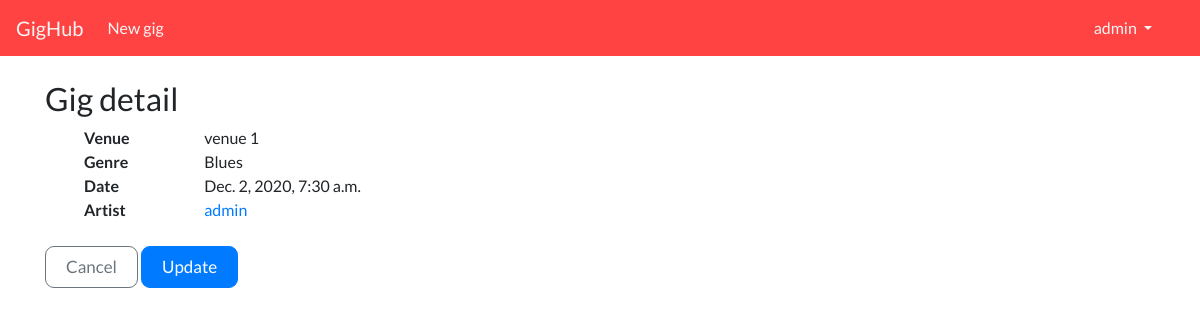
/1/ (signed in), run on the app's committed database.
### gigs/models.py (models this page shows, shortened)
class Gig(models.Model):
    artist = models.ForeignKey(
        User, on_delete=models.CASCADE, related_name='artist')
    dateTime = models.DateTimeField('Date posted', default=timezone.now)
    venue = models.CharField(max_length=200)
    genre = models.ForeignKey(Genre, on_delete=models.CASCADE)
    attendees = models.ManyToManyField(
        User,
        through='Attendance',
    )

class Genre(models.Model):
    name = models.CharField(max_length=150)
    def __str__(self):
        return self.name

### gigs/views.py (the view)
# urls.py: path('<int:pk>/', GigDetail.as_view(), name="detail"),
class GigDetail(DetailView):
    model = Gig

### gigs/templates/gigs/gig_detail.html (shortened to what this page needs)
{% extends 'gigs/base.html' %}
{%block content %}
<h2>Gig detail</h2>
    <div class="row ml-4">
        <div class="col-md-2"><strong>Venue</strong></div>
        <div class="col-md-4">{{ object.venue }}</div>
        <div class="col-md-2"><strong>Genre</strong></div>
        <div class="col-md-4">{{ object.genre }}</div>
        <div class="col-md-2"><strong>Date</strong></div>
        <div class="col-md-4">{{ object.dateTime }}</div>
        <div class="col-md-2"><strong>Artist</strong></div>
        <div class="col-md-4"><a href="#">{{ object.artist }}</a></div>
    </div>
    <div class="mt-4">
    <a href="{% url 'gigs:list' %}" class="btn btn-outline-secondary">Cancel</a>
    <a href="{% url 'gigs:update' object.id %}"
        class="btn btn-primary">Update</a>
    </div>
{%endblock content%}

### gigs/templates/gigs/navbar.html (shortened to what this page needs)
<header>
<nav class="navbar navbar-expand-lg navbar-light bg-light">
  <a class="navbar-brand" href="{% url 'gigs:list' %}">GigHub</a>
  <div class="collapse navbar-collapse" id="navbarSupportedContent">
    <div class="navbar-nav mr-auto">
        <a class="nav-item nav-link" href="{% url 'gigs:create' %}">New gig</a>
    </div>
    <div class="navbar-nav ml-auto">
      {% if user.is_authenticated %}
          <li class="nav-item dropdown">
            <a class="nav-link dropdown-toggle mr-4" href="#" id="navbarDropdownMenuLink" role="button" data-toggle="dropdown" aria-haspopup="true" aria-expanded="false">
              {{ user.username }}
            </a>
          </li>
      {% else %}
          <a class="nav-item nav-link" href="{% url 'login' %}">Login</a>
          <a class="nav-item nav-link" href="#">Register</a>
      {% endif %}
    </div>
  </div>
</nav>
</header>

### gigs/static/gigs/style.css (style rules this page uses)
body { font-family: Lato, "Halvetica Neue", Halvetica, Arial, sans-serif; }
h1, h2, h3, h4, h5, h6 { font-family: Lato, "Halvetica Neue", Halvetica, Arial, sans-serif; }
.bg-light { background-color: #ff4342 !important; }
.navbar-light .navbar-nav .nav-link { color: whitesmoke; }
.navbar-light .navbar-brand { color: whitesmoke; }
.btn { font-size:17px; padding: 7px 20px; border-radius: 9px; }

### data on the page
Gig: venue "venue 1", genre "Blues", dateTime "Dec. 2, 2020, 7:30 a.m.", artist "admin"

### other printed values
{{ user.username }} "admin"
